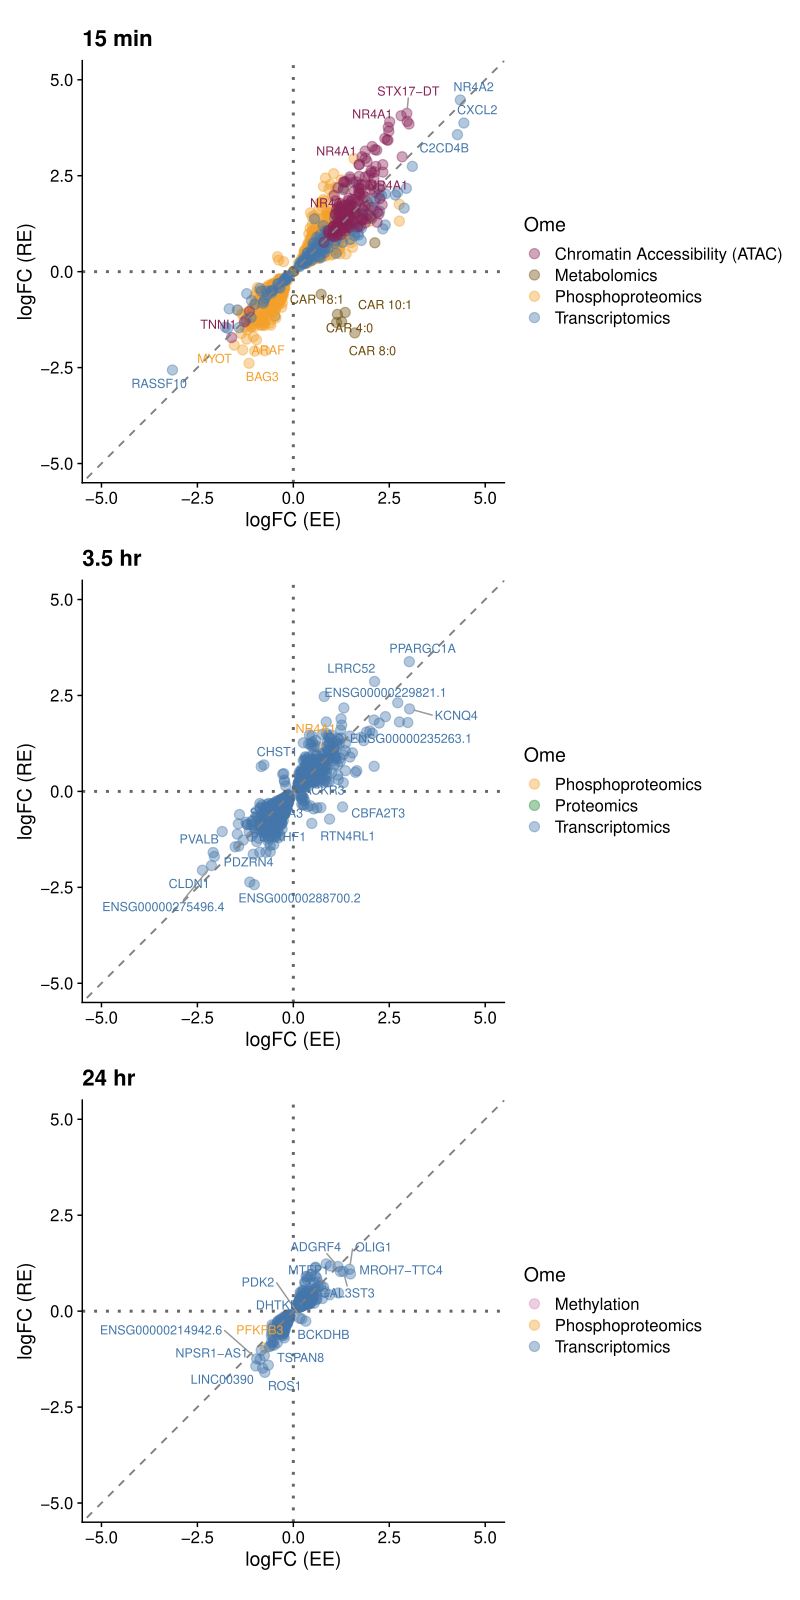

Source code (R):
#This code uses a configuration file to ensure local file structure and local machine settings can be used properly.

#' Steps for using the MoTrPAC config file:
#' 1. Open the configuration template file in the root folder of this repo called `example_config.json` available in `precovid-analyses/`
#' 2. Save a copy of this template to some other location in your computer. Many choose to place it in their home directory: Example: `~/motrpac_config.json`
#' 3. Customize the fields for your machine and save changes. Remove any "comments" as JSON does not permit comments
#' 4. This script expects the following elements in the config file:
##' a. "gsutil_user" and "gsutil_path": this is the way your machine calls the gsutil, usually "/usr/bin/gsutil"
##' b. "local_path": this is the absolute file path for the `precovid-analyses` repo. Please do not include the final "/"
#' 5. Add the path to this config file below 
# config <- jsonlite::read_json(path = "//mnt/c/Users/dankatz/Documents/motrpac_config.json")
rm(list=ls())
setwd("C:/Users/gayat/Documents/MoTrPAC/precovid_analyses")
config <- rjson::fromJSON(file = 'C:/Users/gayat/Documents/MoTrPAC/motrpac_precovid_config_GI.json')

session_packages = c(
  "ComplexHeatmap",
  "ComplexUpset",
  "conflicted",
  "cowplot",
  "dplyr",
  "ggplot2",
  "ggpubr",
  "ggrepel",
  "hrbrthemes",
  "magrittr",
  "MotrpacHumanPreSuspension",
  "MotrpacHumanPreSuspensionAnalysis",
  "patchwork",
  "purrr",
  "stringr",
  "tidyverse",
  "TMSig"
)
for (lib_name in session_packages){
  tryCatch({library(lib_name,character.only = TRUE)}, error = function(e) {
    print(paste("Cannot load",lib_name,", please install"))
  })
}

conflict_prefer("select", "dplyr")
conflict_prefer("filter", "dplyr")
conflict_prefer("union","base")
conflict_prefer("intersect","base")
conflict_prefer("setdiff", "base")
conflict_prefer("HUMAN_FEATURE_TO_GENE","MotrpacHumanPreSuspensionAnalysis")
conflict_prefer("CONTRAST_CONVERTER","MotrpacHumanPreSuspensionAnalysis")

repo_local_dir <- config$precovid_repo_path
gsutil_cmd <- config$gsutil_user

################################################################################
sel_tissue <- "muscle"
sel_ome <- "all"
contrasts <- c("EE post 15 min",
               "EE post 3.5 hr",
               "EE post 24 hr",
               "RE post 15 min",
               "RE post 3.5 hr",
               "RE post 24 hr")

all_da <- MotrpacHumanPreSuspensionAnalysis::load_differential_analysis(selected_omes = sel_ome,
                                                                        selected_tissues = sel_tissue,
                                                                        epigen = TRUE,
                                                                        combine_with_featgene = T,
                                                                        single_matrix = T) %>%
  filter(contrast_type=="exercise_with_controls") %>%
  mutate(contrast_short=gsub(" - .*","",contrast_short))

all_sig <- all_da %>%
  filter(adj_p_value < 0.05)

all_sig2 <- all_sig %>%
  mutate(contrast_short=case_when(contrast_short=="Endur.post_15_30_45_min"~"EE post 15 min",
                                  contrast_short=="Endur.post_3.5_4_hr"~"EE post 3.5 hr",
                                  contrast_short=="Endur.post_24_hr"~"EE post 24 hr",
                                  contrast_short=="Resist.post_15_30_45_min"~"RE post 15 min",
                                  contrast_short=="Resist.post_3.5_4_hr"~"RE post 3.5 hr",
                                  contrast_short=="Resist.post_24_hr"~"RE post 24 hr")) %>%
  mutate(ome=case_when(assay=="prot-ol"~"Proteomics",
                       assay=="prot-pr"~"Proteomics",
                       assay=="prot-ph"~"Phosphoproteomics",
                       assay=="transcript-rna-seq"~"Transcriptomics",
                       assay=="epigen-atac-seq"~"Chromatin Accessibility (ATAC)",
                       assay=="epigen-methylcap-seq"~"Methylation",
                       .default = "Metabolomics")) %>%
  mutate(ex_modality=gsub("_.*","",contrast_short))

upset_data_all_features <- all_sig2 %>%
  #mutate(feature_contrast = paste0(feature_id,"_",contrast_short)) %>%
  #distinct(feature_contrast, .keep_all = T) %>%
  mutate(feature_id2=feature_id) %>%
  select(c(feature_id,feature_id2,contrast_short)) %>%
  pivot_wider(names_from = contrast_short,
              values_from = feature_id2) %>%
  mutate(across(-feature_id, ~ ifelse(is.na(.), 0, 1)))

upset_data_all_features2 <- inner_join(upset_data_all_features,
                                       all_sig2 %>%
                                         select(c(feature_id,ome)),
                                       by="feature_id") %>%
  distinct(feature_id, .keep_all = T) 


#################################################################################
# Scatter plots of shared features at each timepoints
filter_timepoint <- function(data, EE_values, RE_values) {
  data %>%
    filter(
      `EE post 15 min` == EE_values[1],
      `EE post 3.5 hr` == EE_values[2],
      `EE post 24 hr` == EE_values[3],
      `RE post 15 min` == RE_values[1],
      `RE post 3.5 hr` == RE_values[2],
      `RE post 24 hr` == RE_values[3]
    )
}

# Define patterns for each timepoint
pattern_15min <- list(EE = c(1, 0, 0), RE = c(1, 0, 0))
pattern_3.5hr <- list(EE = c(0, 1, 0), RE = c(0, 1, 0))
pattern_24hr <- list(EE = c(0, 0, 1), RE = c(0, 0, 1))

# Apply the function for each group
ee_re_15min_only <- filter_timepoint(
  upset_data_all_features2,
  pattern_15min$EE,
  pattern_15min$RE
)

ee_re_3.5hr_only <- filter_timepoint(
  upset_data_all_features2,
  pattern_3.5hr$EE,
  pattern_3.5hr$RE
)

ee_re_24hr_only <- filter_timepoint(
  upset_data_all_features2,
  pattern_24hr$EE,
  pattern_24hr$RE
)

###########
# get shared features at each timepoint
get_shared_features <- function(data, HUMAN_FEATURE_TO_GENE, all_sig2, timepoint, timepoint_label) {
  data %>%
    select(feature_id, ome) %>%
    left_join(
      HUMAN_FEATURE_TO_GENE %>% select(feature_id, gene_symbol), 
      by = "feature_id"
    ) %>%
    semi_join(
      all_sig2 %>% 
        filter(Timepoint == timepoint) %>% 
        select(feature_id),
      by = "feature_id"
    ) %>%
    left_join(
      all_sig2 %>%
        filter(Timepoint == timepoint) %>%
        select(feature_id, randomGroupCode, logFC),
      by = "feature_id"
    ) %>%
    select(feature_id, gene_symbol, ome, randomGroupCode, logFC) %>%
    mutate(
      gene_symbol = if_else(is.na(gene_symbol), feature_id, gene_symbol),
      randomGroupCode = recode(randomGroupCode,
                               "ADUEndur" = "EE",
                               "ADUResist" = "RE"
      )
    )
}


shared_15min <- get_shared_features(
  ee_re_15min_only,
  HUMAN_FEATURE_TO_GENE,
  all_sig2,
  "post_15_30_45_min",
  "15min"
)

shared_3.5hr <- get_shared_features(
  ee_re_3.5hr_only,
  HUMAN_FEATURE_TO_GENE,
  all_sig2,
  "post_3.5_4_hr",
  "3.5hr"
)

shared_24hr <- get_shared_features(
  ee_re_24hr_only,
  HUMAN_FEATURE_TO_GENE,
  all_sig2,
  "post_24_hr",
  "24hr"
)


###
# ome colors
ome_colors <- c(
  'Transcriptomics' = "#4477AA",
  'Metabolomics' = "#6D4B08",
  'Proteomics' = "#228833",
  'Phosphoproteomics' = "#F3A02B",
  'Chromatin Accessibility (ATAC)' = "#882255",
  'Methylation' = "#D687B5"
)


# function to create scatter plot
plot_logFC_scatter <- function(input_df, plot_title, top_n = 5) {

  scatter_data <- input_df %>%
    select(feature_id, gene_symbol, ome, randomGroupCode, logFC) %>%
    pivot_wider(
      names_from = randomGroupCode,
      values_from = logFC,
      names_prefix = "logFC_"
    )
  
  #Quadrants, distance
  scatter_data <- scatter_data %>%
    mutate(
      quadrant = case_when(
        logFC_EE > 0 & logFC_RE > 0 ~ "Q1",
        logFC_EE < 0 & logFC_RE > 0 ~ "Q2",
        logFC_EE < 0 & logFC_RE < 0 ~ "Q3",
        logFC_EE > 0 & logFC_RE < 0 ~ "Q4",
        TRUE ~ NA_character_ # Handles zero case
      ),
      distance = sqrt(logFC_EE^2 + logFC_RE^2)
    )
  
  # top N per quadrant
  top_features_by_quadrant <- scatter_data %>%
    filter(!is.na(quadrant)) %>%
    group_by(quadrant) %>%
    arrange(desc(distance)) %>%
    slice_head(n = top_n) %>%
    pull(gene_symbol)
  
  if (plot_title!="15 min") {
    top_features_by_quadrant <- c(top_features_by_quadrant,
                                  (input_df %>% 
                                     filter(ome!="Transcriptomics") %>% 
                                     pull(gene_symbol)))
  }
  
  # labeling
  scatter_data <- scatter_data %>%
    mutate(highlight = ifelse(gene_symbol %in% top_features_by_quadrant, "yes", "no"))
  
  # compute axis limits
  all_vals <- c(scatter_data$logFC_EE, scatter_data$logFC_RE)
  axis_max <- max(abs(all_vals), na.rm = TRUE)
  axis_limit <- c(-axis_max, axis_max)
  
  p <- ggplot(scatter_data, aes(
    x = logFC_EE,
    y = logFC_RE,
    color = ome
  )) +
    geom_point(size = 3, alpha = 0.4) +
    geom_abline(slope = 1, intercept = 0, linetype = "dashed", color = "grey50") +
    geom_vline(xintercept = 0, linetype = "dotted", color = "grey40", linewidth = 1) +
    geom_hline(yintercept = 0, linetype = "dotted", color = "grey40", linewidth = 1) +
    geom_text_repel(
      data = subset(scatter_data, highlight == "yes"),
      aes(label = gene_symbol),
      box.padding = 0.35,
      point.padding = 0.3,
      segment.color = "grey60",
      size = 3,
      show.legend = FALSE
    ) +
    labs(
      title = plot_title,
      x = "logFC (EE)",
      y = "logFC (RE)",
      color = "Ome"
    ) +
    scale_color_manual(values = ome_colors, drop = FALSE) +
    theme_cowplot(font_size = 14) +
    #coord_fixed(xlim = axis_limit, ylim = axis_limit)
    coord_fixed(xlim = c(-5,5), ylim = c(-5,5))
  
  return(p)
}

p1 <- plot_logFC_scatter(input_df = shared_15min, plot_title = "15 min")
p2 <- plot_logFC_scatter(input_df = shared_3.5hr, plot_title = "3.5 hr")
p3 <- plot_logFC_scatter(input_df = shared_24hr, plot_title = "24 hr")

combined_plot <- p1 + p2 + p3 + plot_layout(ncol = 1)

ggsave("precovid_muscle_figure2C_scatterPlot.pdf", 
       combined_plot, height = 16, width = 8, dpi = 1200)
